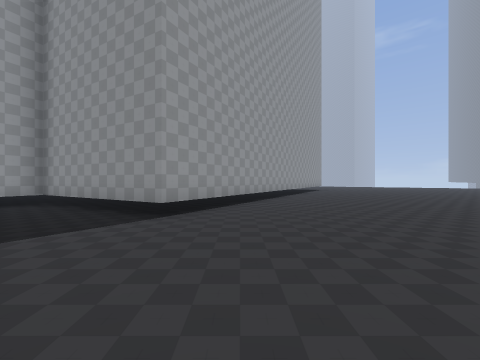
View 1 (above)

16 first-person views from a walk through a 3-D level made in the Godot game engine. The camera is 1.3 m above the floor, looks level and sees 90° across. The floor is counted in squares, 2 m on a side. Each view is taken from the middle of a square. On the plan, view 1 faces up. The plan holds only what a view shows up to about 9 squares ahead; the rest is blank. The place goes on beyond the plan. Some surface patterns are stand-ins.

View 2
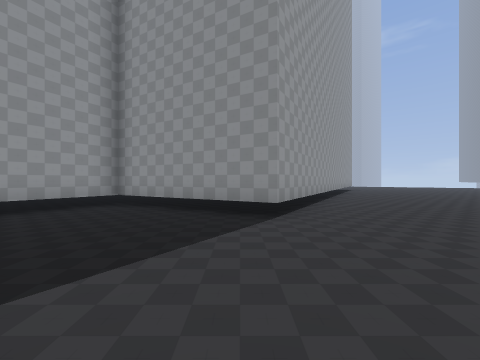

View 3
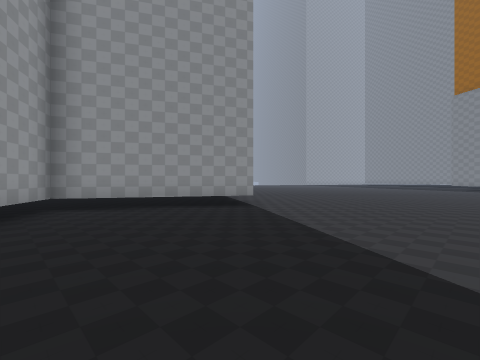

View 4
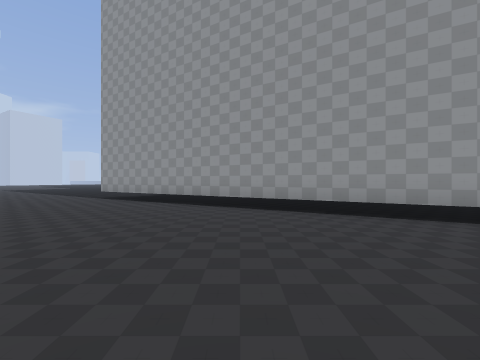

View 5
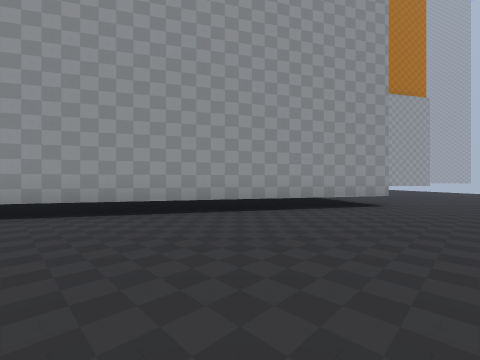

View 6
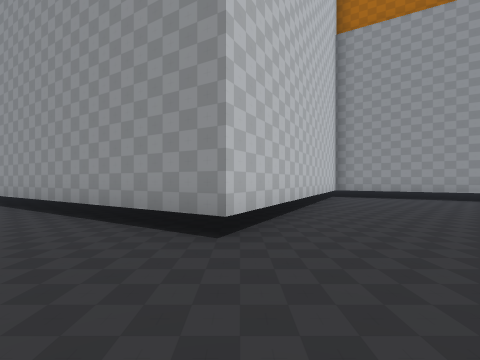

View 7
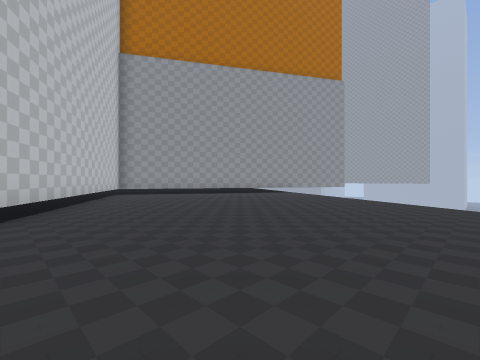

View 8
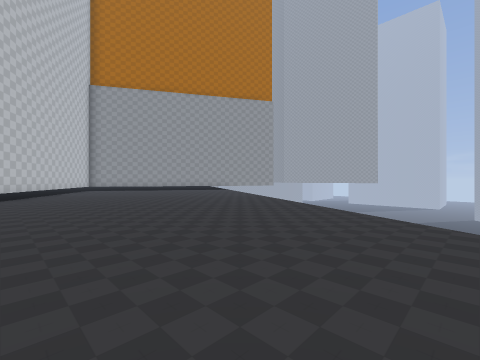

View 9
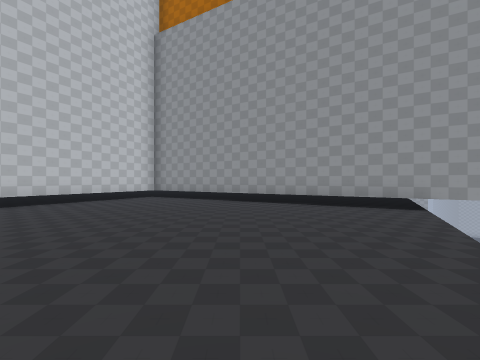

View 10
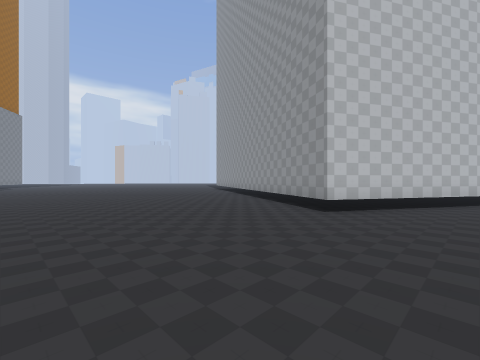

View 11
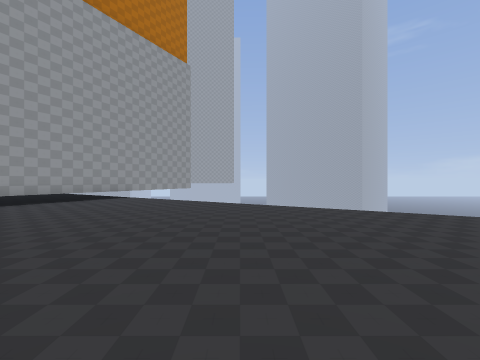

View 12
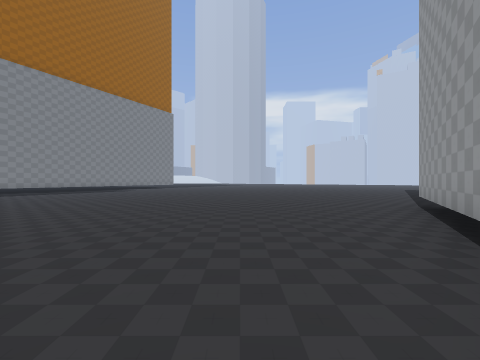

View 13
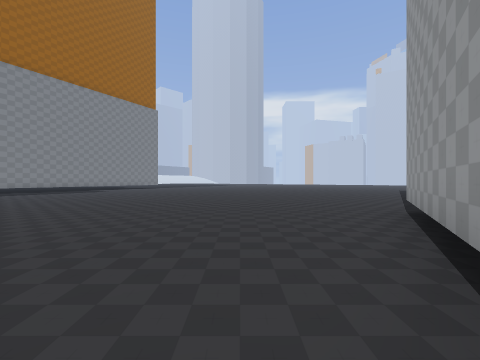

View 14
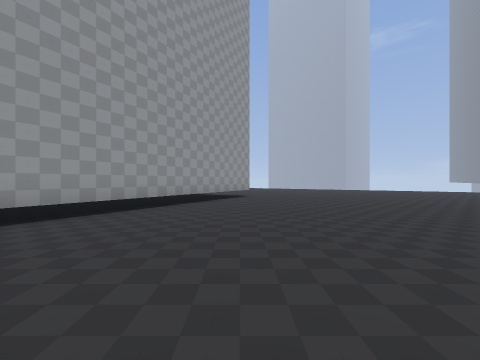

View 15
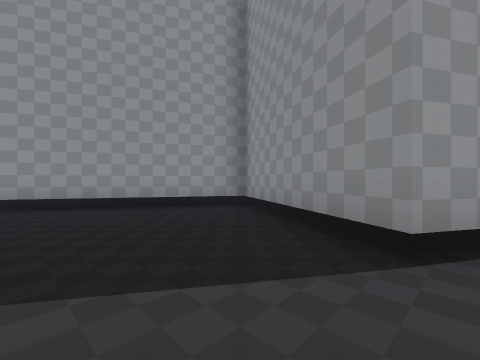

View 16
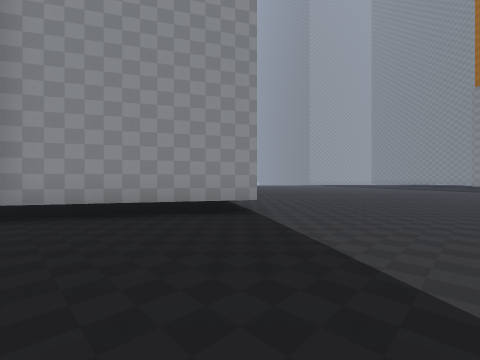

### Floor plan
Points are (right, up) in squares from view 1. A wall is a line through its corners. A room is listed if a view was taken in it or the views show most of it. See-through windows are left out.
Room 1 (views 1, 2, 3, 4, 5, 6, 7, 8, 9, 10, 11, 12, 13, 14, 15, 16)
walls: (-1.1, 19.6) (5.4, 15.9) (-1.4, 4.2) (-5.3, 6.4) (-7.8, 2); (3.3, 27.5) (-1, 20.1)

Positions as (right, up) in squares from view 1, and headings:
1: (0, 0), facing up
2: (-2, 0), facing up
3: (-6, 0), facing up-right
4: (7, 9), facing left
5: (7, 9), facing up-left
6: (8, 16), facing left
7: (10, 16), facing up-left
8: (15, 16), facing up-left
9: (8, 23), facing left
10: (10, 18), facing down-left
11: (7, 18), facing up
12: (3, 10), facing down
13: (2, 9), facing down
14: (5, 6), facing up
15: (-1, 2), facing up-left
16: (-5, 1), facing up-right
